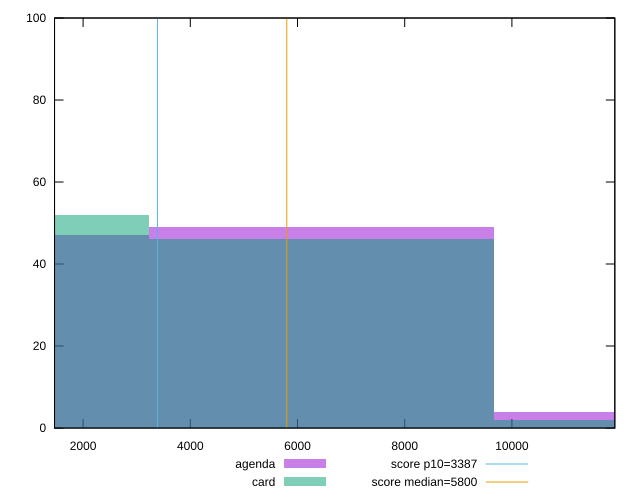

Reproduce this figure in gnuplot.
reset

$agenda <<EOF
12896.37811890242 4
0 47
6448.18905945121 49
EOF

$card <<EOF
6448.18905945121 46
0 52
12896.37811890242 2
EOF

set key outside below
set boxwidth 6448.18905945121
set xrange [1467.111:11920.11762751959]
set yrange [0:100]
set trange [0:100]
set style fill transparent solid 0.5 noborder

set parametric
set terminal svg size 640, 500 enhanced background rgb 'white'
set output "reports/report_00028_2021-02-24T12-49-42.674Z/speed-index/comparison/histogram/1_vs_2.svg"

plot $agenda title "agenda" with boxes, \
     $card title "card" with boxes, \
     3387,t title "score p10=3387", \
     5800,t title "score median=5800"

reset
